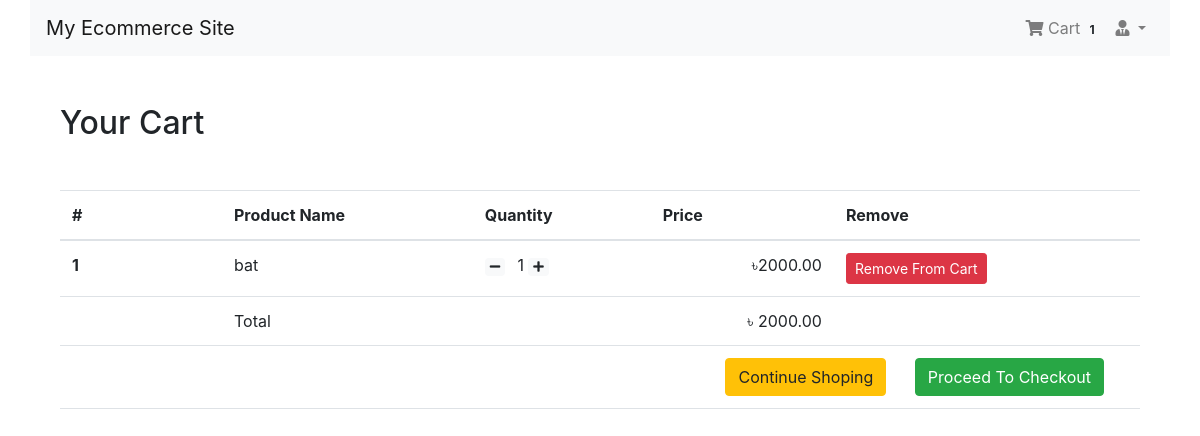
The page /shop/cart/ (signed in) on the database as committed earlier.
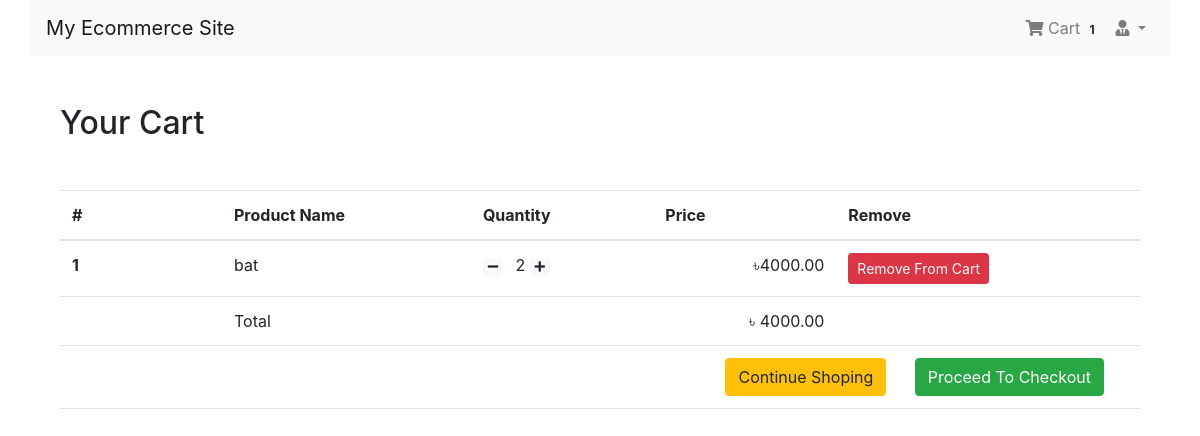
The same page on the database as committed later.
### App_Order/models.py (models this page shows, shortened)
class Cart(models.Model):
    user = models.ForeignKey(settings.AUTH_USER_MODEL, on_delete=models.CASCADE, related_name="cart" )
    item = models.ForeignKey(Product, on_delete=models.CASCADE)
    quantity = models.IntegerField(default=1)
    purchased = models.BooleanField(default=False)
    created = models.DateTimeField(auto_now_add=True)
    Updated = models.DateTimeField(auto_now=True)
    def get_total(self):
         total = self.item.price * self.quantity
         float_total = format(total, '0.2f')
         return float_total

class Order(models.Model):
     orderitems = models.ManyToManyField(Cart)
     user = models.ForeignKey(settings.AUTH_USER_MODEL, on_delete=models.CASCADE)
     ordered = models.BooleanField(default=False)
     created = models.DateTimeField(auto_now_add=True)
     paymentId = models.CharField(max_length=264, blank=True, null=True)
     orderId = models.CharField(max_length=200, blank=True, null=True)
     def get_totals(self):
          total = 0
          for order_item in self.orderitems.all():
               total = total + float(order_item.get_total())
          return total

### App_Shop/models.py (models this page shows, shortened)
class Product(models.Model):
    pro_image = models.ImageField(upload_to='Products')
    name = models.CharField(max_length=264)
    category = models.ForeignKey(Category, on_delete=models.CASCADE, related_name='category')
    preview_text = models.TextField(max_length=200, verbose_name='Preview_Text')
    detail_text = models.TextField(max_length=200, verbose_name='Description')
    price = models.FloatField()
    old_price = models.FloatField(default=0.00)
    created = models.DateTimeField(auto_now_add=True)
    class Meta:
        ordering = ['-created',]

### App_Order/views.py (the view)
# urls.py: path('cart/', views.cart_view, name='cart'),
@login_required
def cart_view(request):
    carts = Cart.objects.filter(user=request.user, purchased=False)
    orders = Order.objects.filter(user=request.user, ordered=False)
    if carts.exists() and orders.exists():
        order = orders[0]
        return render(request, 'App_Order/cart.html', context={'carts': carts, 'order': order})
    else:
        messages.warning(request, "You don't have any items in your cart!")
        return redirect(reverse('App_Shop'))  # Use reverse to get the URL pattern name

### App_Order/templatetags/cart_tag.py (called while the page is built)
@register.filter
def cart_total(user):
    order = Order.objects.filter(user=user, ordered=False)
    if order.exists():
        return order[0].orderitems.count()
    else:
        return 0

### templates/App_Order/cart.html
{% extends 'base.html' %}
{% block body_block %}
<div class="container my-5">
    <div class="my-5">
        <h2>Your Cart</h2>
    </div>
    <table class="table table-hover">
        <thead>
            <tr>
                <th scope="col" width="15%">#</th>
                <th scope="col">Product Name</th>
                <th scope="col">Quantity</th>
                <th scope="col" align="right">Price</th>
                <th scope="col">Remove</th>
            </tr>
        </thead>
        <tbody>
            {% for cart in carts %}
                <tr>
                    <th scope="row">{{ forloop.counter }}</th>
                    <td>{{ cart.item.name }}</td>
                    <td>
                        <a href="{% url 'App_Order:decrease' pk=cart.item.pk %}" class="mr-2"><span class="badge badge-light"><i class="fas fa-minus"></i></span></a>
                        {{ cart.quantity }}
                        <a href="{% url 'App_Order:increase' pk=cart.item.pk %}" class="mr-2"><span class="badge badge-light"><i class="fas fa-plus"></i></span></a>
                    </td>
                    <td align="right">&#2547;{{ cart.get_total }}</td>
                    <td><a href="{% url 'App_Order:remove' pk=cart.item.pk  %}" class="btn btn-danger btn-sm">Remove From Cart</a></td>
                </tr>
            {% endfor %}
            <tr>
                <th scope="row"></th>
                <td colspan="2">Total</td>
                <td align="right">&#2547; {{ order.get_totals | floatformat:2 }}</td>
            </tr>
            <tr>
                <th scope="row"></th>
                <td colspan="4" class="text-right">
                    <a href="{% url 'App_Shop:home' %}" class="btn btn-warning mr-4">Continue Shoping</a>
                    <a href="{% url 'App_Payment:checkout' %}" class="btn btn-success mr-4">Proceed To Checkout</a>
                </td>
            </tr>
        </tbody>
    </table>
</div>
{% endblock body_block %}

Rows that differ between the two databases and show on the page:
changed Cart "bat": quantity "1" → "2"; get_total "2000.00" → "4000.00"
changed through a linked row, Order: get_totals "2000.00" → "4000.00"
